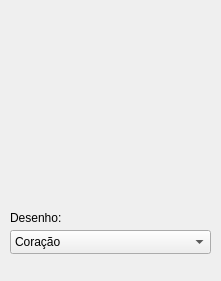
<?xml version="1.0" encoding="UTF-8"?>
<ui version="4.0">
 <class>Form</class>
 <widget class="QWidget" name="Form">
  <property name="geometry">
   <rect>
    <x>0</x>
    <y>0</y>
    <width>221</width>
    <height>281</height>
   </rect>
  </property>
  <property name="windowTitle">
   <string>Form</string>
  </property>
  <widget class="QComboBox" name="drawingSelect">
   <property name="geometry">
    <rect>
     <x>10</x>
     <y>230</y>
     <width>201</width>
     <height>24</height>
    </rect>
   </property>
   <item>
    <property name="text">
     <string>Coração</string>
    </property>
   </item>
   <item>
    <property name="text">
     <string>Coração pequeno</string>
    </property>
   </item>
   <item>
    <property name="text">
     <string>Sorriso</string>
    </property>
   </item>
   <item>
    <property name="text">
     <string>Triste</string>
    </property>
   </item>
   <item>
    <property name="text">
     <string>X</string>
    </property>
   </item>
   <item>
    <property name="text">
     <string>X pequeno</string>
    </property>
   </item>
   <item>
    <property name="text">
     <string>Girafa</string>
    </property>
   </item>
  </widget>
  <widget class="QLabel" name="drawingLabel">
   <property name="geometry">
    <rect>
     <x>10</x>
     <y>210</y>
     <width>58</width>
     <height>16</height>
    </rect>
   </property>
   <property name="text">
    <string>Desenho:</string>
   </property>
  </widget>
  <widget class="RGBSelect" name="RGBSelect" native="true">
   <property name="geometry">
    <rect>
     <x>0</x>
     <y>10</y>
     <width>221</width>
     <height>191</height>
    </rect>
   </property>
  </widget>
 </widget>
 <customwidgets>
  <customwidget>
   <class>RGBSelect</class>
   <extends>QWidget</extends>
   <header>src/utils/RGB-select/rgbselect</header>
   <container>1</container>
  </customwidget>
 </customwidgets>
 <resources/>
 <connections/>
</ui>
